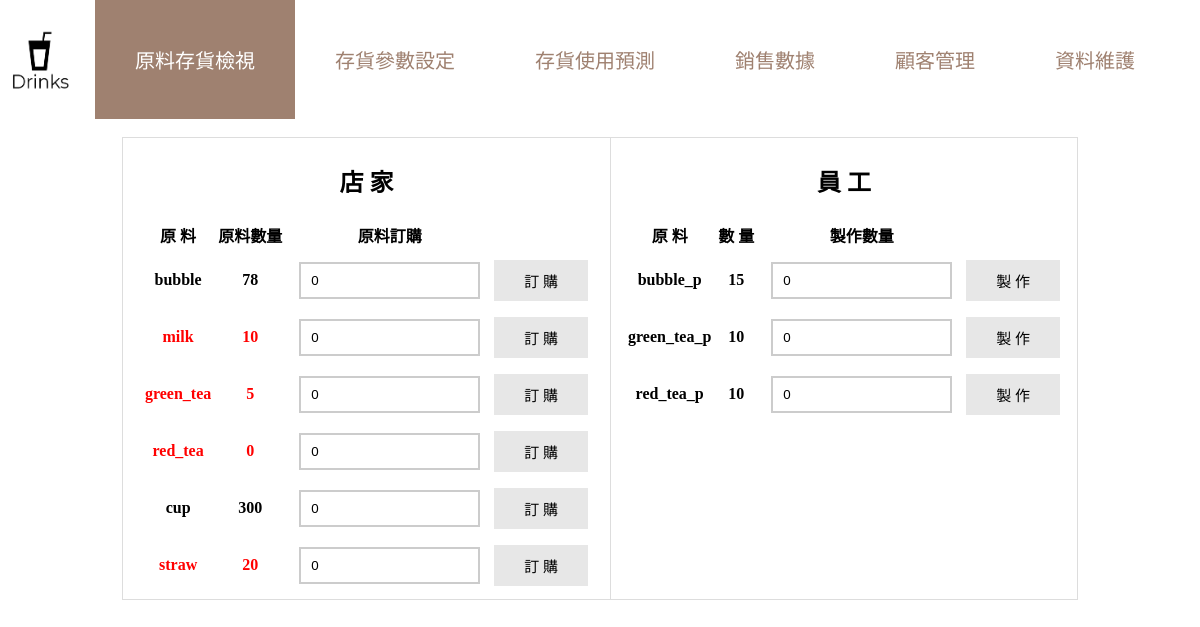
Before: /management/ingredient with the older database file.
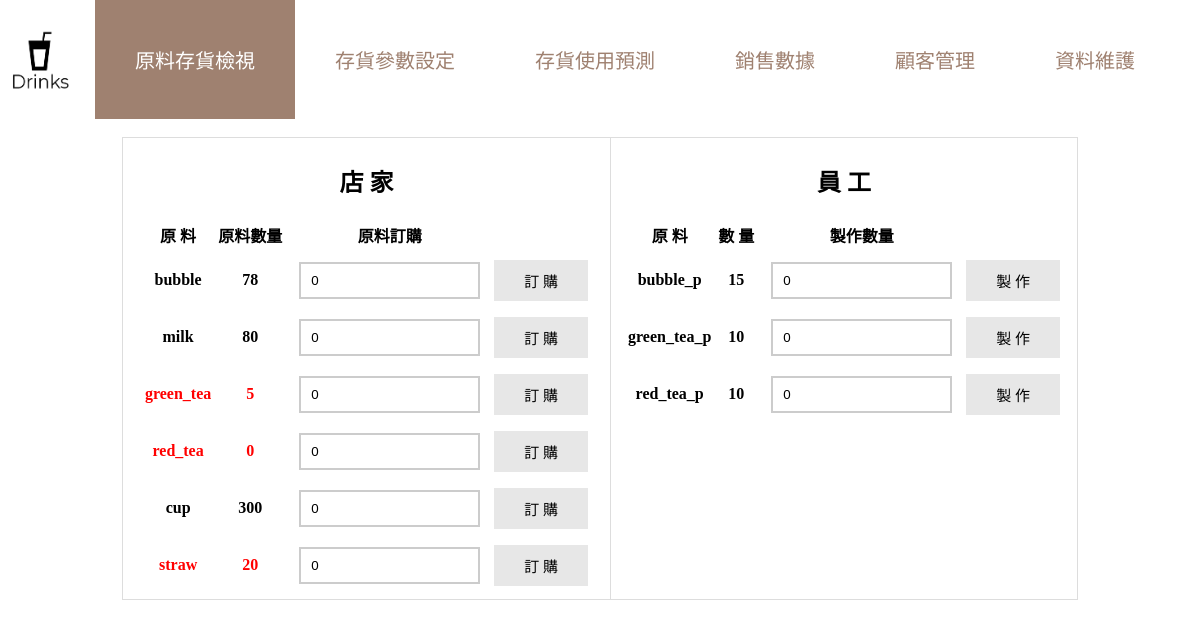
After: the same page with the newer database file.
### drink/models.py (models this page shows, shortened)
class Ingredient(models.Model):
    ingredient_name = models.CharField(max_length=20)
    amount = models.DecimalField(max_digits=5, decimal_places=0)
    is_processed = models.BooleanField(default=False)
    supplier = models.ManyToManyField(Supplier, through='Ingredient_offerd_by_supplier')

### drink/views.py (the view)
# urls.py: path('management/ingredient', list_ingredient),
def list_ingredient(request):
        i_list=list(Ingredient.objects.all().filter(is_processed=False))
        processed_i_list=list(Ingredient.objects.all().filter(is_processed=True))
        i_para_dict=geti_level_dict()
        pi_para_dict=getp_i_level_dict()
        for i in i_list:
            i_order_amount_str=i.ingredient_name+"_orderamount"
            if i.ingredient_name+"_orderamount" in request.GET:
                order_val=int(request.GET[i.ingredient_name+"_orderamount"])
                if order_val > 0:
                    i.amount = i.amount + order_val
                    i.save()
        for i in processed_i_list:
            i_process_amount_str=i.ingredient_name+"_processamount"
            if i.ingredient_name+"_processamount" in request.GET:
                process_val=int(request.GET[i.ingredient_name+"_processamount"])
                if process_val > 0:
                    i.amount = i.amount + process_val
                    i.save()
        return render(request,'management.html',locals())

### drink/views.py (called while the page is built)
@register.filter
def get_item(dictionary, key):
    return dictionary.get(key)

def getp_i_level_dict():
    p_i_dict={}
    p_i_dict['煮過的珍珠']=20
    p_i_dict['綠茶']=20
    p_i_dict['紅茶']=20
    return p_i_dict

def geti_level_dict():
    i_para_dict={}
    i_para_list_ROP=list(ROP_Parameters.objects.all())
    for i in i_para_list_ROP:
        i_para_dict[i.ingredient_name]=i.ROP
    i_para_list_S0=list(S0_Parameters.objects.all())
    for i in i_para_list_S0:
        i_para_dict[i.ingredient_name]=i.S0
    return i_para_dict

### drink/templates/management.html (shortened to what this page needs)
<!DOCTYPE html>
<html>
<head>
</head>
<body>
<ul class="topnav">
  <li>
    {% load staticfiles %}
    <img src=" {% static 'logo.png' %} " style="width:80px; height:80px; float:left; padding-right:15px; padding-top: 20px;" onclick="window.location.href ='/drink_system'"></li>
  <li><a class='active'>原料存貨檢視</a></li>
  <li><a class='other' href='/management/variable_setting'>存貨參數設定</a></li>
  <li><a class='other' href='/management/inventory_prediction'>存貨使用預測</a></li>
  <li><a class='other' href="/management/sales_info">銷售數據</a></li>
  <li><a class='other' href="/management/customer_info">顧客管理</a></li>
  <li><a class='other' href="/admin">資料維護</a></li>
</ul>
<form method="GET" action="">
<br>
<table align="center" style="border: 1px solid #ddd;">
    <tr style="border: 1px solid #ddd;">
        <th valign="top" style="border: 1px solid #ddd;padding-left: 10px;padding-right: 10px">
            <div class='container' style="padding-left: 10px;padding-right: 10px">
                <h2>店 家</h2>
                <table>
                    <tr>
                        <th>原 料</th>
                        <th>原料數量</th>
                        <th>原料訂購</th>
                    </tr>
                    {%for i in i_list%}
                    {%if i.amount < i_para_dict|get_item:i.ingredient_name %}
                        <tr id="i_row" style="color:red">
                    {%else%}
                        <tr id="i_row">
                    {%endif%}
                        <td>{{i.ingredient_name}}</td>
                        <td>{{i.amount}}</td>
                        <form method="GET" action="">
                            <td>
                                <input class="form-control" name="{{i.ingredient_name}}_orderamount" id="{{i.ingredient_name}}_orderamount" type="number" value=0>
                            </td>
                            <td>
                                <input class='button' type="submit" value="訂 購">
                            </td>
                        </form>
                    </tr>
                    {%endfor%}
                </table>
            </div>
        </th>
        <th valign="top">
            <div class='container' style="padding-left: 10px;padding-right: 10px">
            <h2>員 工</h2>
                <table>
                    <tr>
                        <th>原 料</th>
                        <th>數 量</th>
                        <th>製作數量</th>
                    </tr>
                    {%for i in processed_i_list%}
                    {%if i.amount < pi_para_dict|get_item:i.ingredient_name %}
                        <tr style="color:red">
                    {%else%}
                        <tr>
                    {%endif%}
                        <td>{{i.ingredient_name}}</td>
                        <td>{{i.amount}}</td>
                        <form method="GET" action="">
                            <td>
                                <input class="form-control" name="{{i.ingredient_name}}_processamount" id="{{i.ingredient_name}}_processamount" type="number" value=0>
                            </td>
                            <td>
                                <input class='button' type="submit" value="製 作">
                            </td>
                        </form>
                    </tr>
                    {%endfor%}
                </table>
                </div>
        </th>
    </tr>
</table>
</form>
</body>
</html>

Changed rows visible on the page:
changed Ingredient "milk": amount "10" → "80"
